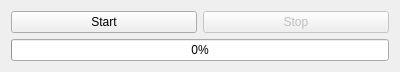
<?xml version="1.0" encoding="UTF-8"?>
<ui version="4.0">
 <class>Widget</class>
 <widget class="QWidget" name="Widget">
  <property name="geometry">
   <rect>
    <x>0</x>
    <y>0</y>
    <width>400</width>
    <height>72</height>
   </rect>
  </property>
  <property name="windowTitle">
   <string>Widget</string>
  </property>
  <layout class="QVBoxLayout" name="verticalLayout_2">
   <item>
    <layout class="QVBoxLayout" name="verticalLayout">
     <item>
      <layout class="QHBoxLayout" name="horizontalLayout">
       <item>
        <widget class="QPushButton" name="startButton">
         <property name="text">
          <string>Start</string>
         </property>
        </widget>
       </item>
       <item>
        <widget class="QPushButton" name="stopButton">
         <property name="enabled">
          <bool>false</bool>
         </property>
         <property name="text">
          <string>Stop</string>
         </property>
        </widget>
       </item>
      </layout>
     </item>
     <item>
      <widget class="QProgressBar" name="progressBar">
       <property name="enabled">
        <bool>true</bool>
       </property>
       <property name="maximum">
        <number>99</number>
       </property>
       <property name="value">
        <number>0</number>
       </property>
       <property name="alignment">
        <set>Qt::AlignCenter</set>
       </property>
       <property name="textVisible">
        <bool>true</bool>
       </property>
       <property name="invertedAppearance">
        <bool>false</bool>
       </property>
       <property name="textDirection">
        <enum>QProgressBar::TopToBottom</enum>
       </property>
       <property name="format">
        <string>%p%</string>
       </property>
      </widget>
     </item>
    </layout>
   </item>
  </layout>
 </widget>
 <layoutdefault spacing="6" margin="11"/>
 <resources/>
 <connections/>
</ui>
